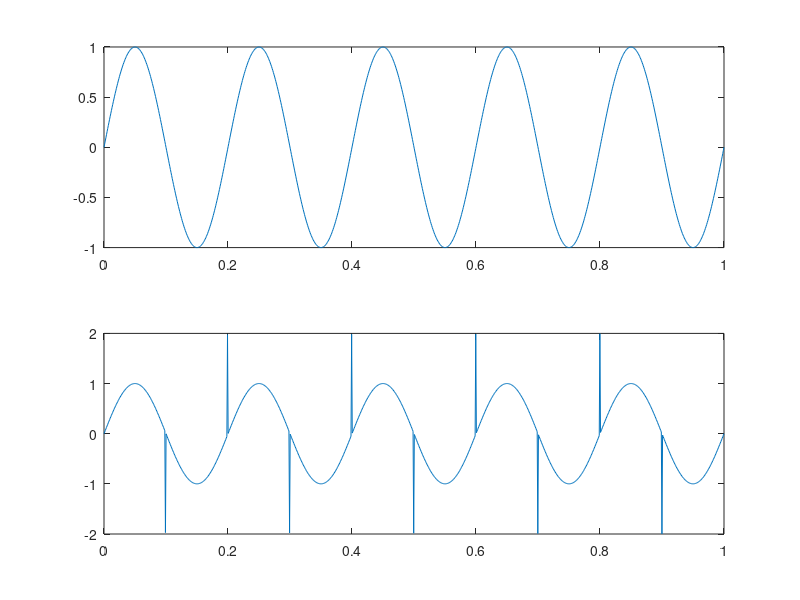

Here is the MATLAB script that generated this plot:
clc
clear all
close all
%Step 1: Generation of sine wave
t1=linspace(0,1,1000);
x=sin(2*pi*5*t1);
%Step 2: To convert sine to sqauare
y=(x>=0)-(x<0);
%Step 3: Differentiate the square
z=diff(y);
z=[z,0];
%Step 4: Add sinewave with spikes
z1=x+z;
subplot(2,1,1),plot(t1,x),
subplot(2,1,2),plot(t1,z1),
